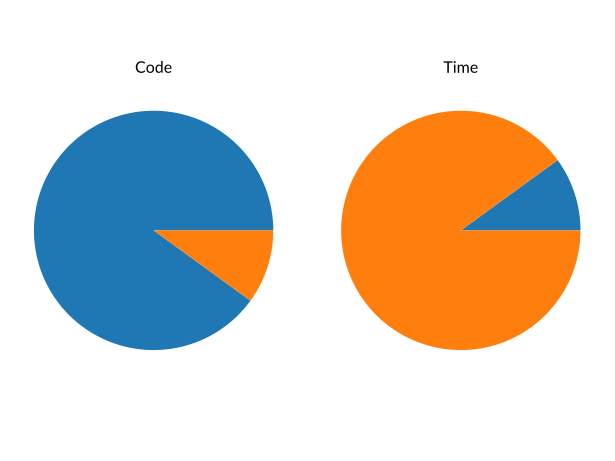

Write Python code to recreate this figure.
import style

from matplotlib import pyplot as plt

fig, (left, right) = plt.subplots(1, 2, layout="constrained")

left.pie([90, 10])
left.set_title("Code")

right.pie([10, 90])
right.set_title("Time")

plt.savefig("runtime.svg", transparent=True)
